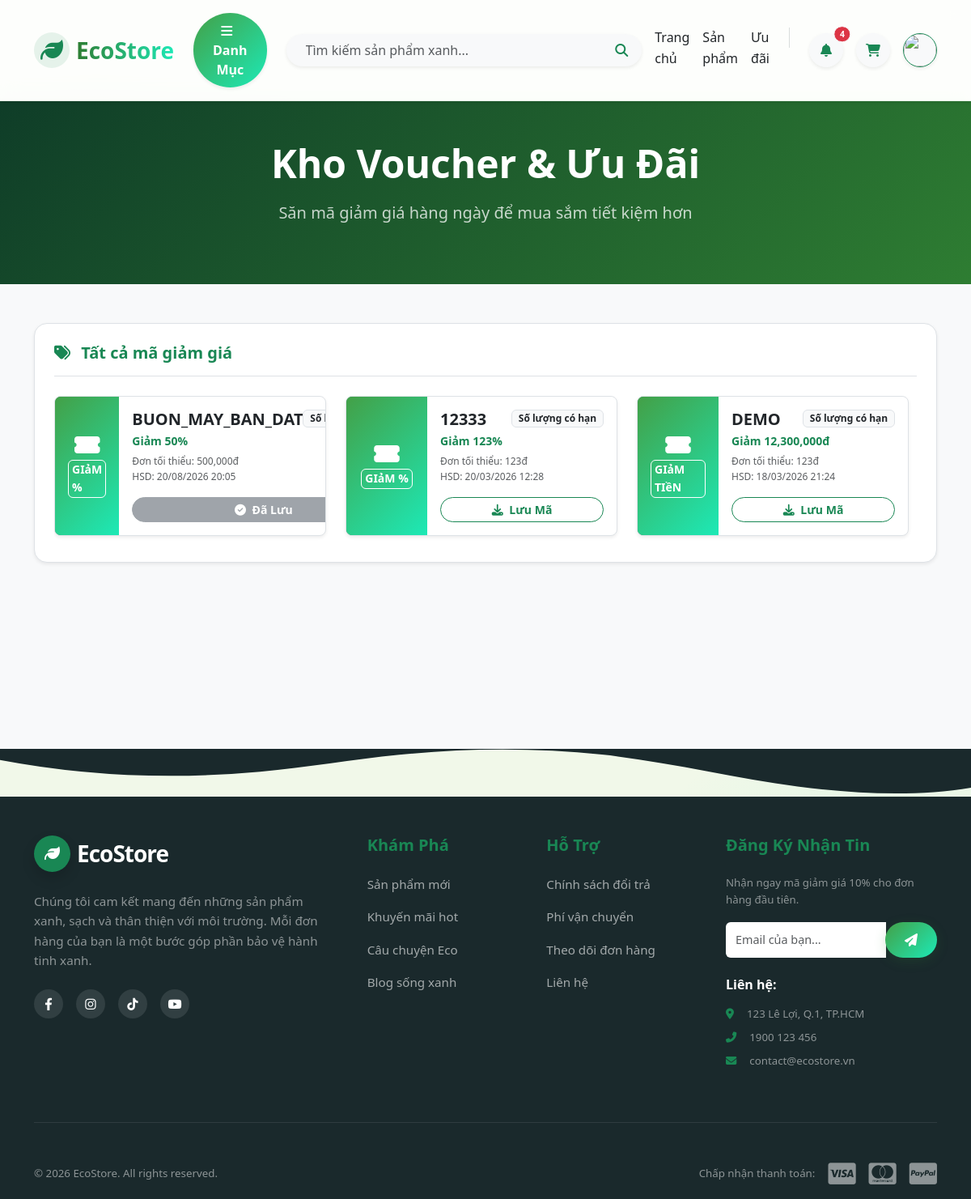
The page /public/offer (signed in) on the database its author committed.
### tables this page shows
CREATE TABLE `coupons` (
  `id` bigint UNSIGNED NOT NULL,
  `code` varchar(100) DEFAULT NULL,
  `type` varchar(50) DEFAULT NULL,
  `value` bigint DEFAULT NULL,
  `min_order_cents` bigint DEFAULT NULL,
  `usage_limit` int DEFAULT NULL,
  `used_count` int DEFAULT '0',
  `starts_at` datetime DEFAULT NULL,
  `ends_at` datetime DEFAULT NULL,
  `applies_to_category_ids` json DEFAULT NULL,
  `created_at` timestamp NULL DEFAULT CURRENT_TIMESTAMP
);

### app/Controllers/Client/OfferController.php (called while the page is built, shortened)
<?php
class OfferController extends Controller {
    public function index() {
        $couponModel = $this->model('Coupon');
        $activeCoupons = $couponModel->getActiveCoupons();
        $savedCouponIds = [];
        if (isset($_SESSION['user_logged_in'])) {
            $userCouponModel = $this->model('UserCoupon');
            $savedCouponIds = $userCouponModel->getSavedCouponIds($_SESSION['user_id']);
        }
        $vouchers = [];
        foreach ($activeCoupons as $c) {
            $isSaved = in_array($c['id'], $savedCouponIds);
            $desc = $c['type'] == 'percent' ? "Giảm {$c['value']}%" : "Giảm " . number_format($c['value']) . "đ";
            $vouchers[] = [
                'id' => $c['id'],
                'code' => $c['code'],
                'type' => $c['type'],
                'desc' => $desc,
                'min' => $c['min_order_cents'],
                'expiry' => date('d/m/Y H:i', strtotime($c['ends_at'])),
                'is_saved' => $isSaved
            ];
        }
        $this->view('client/offers/index', ['vouchers' => $vouchers]);
    }
}

### app/Core/App.php (called while the page is built, shortened)
<?php
class App {
    protected $controller = 'HomeController';
    protected $method = 'index';
    public function __construct() {
        $url = $this->parseUrl();
        if (isset($url[0]) && strtolower($url[0]) == 'admin') {
            array_shift($url);
            $folder = 'Admin';
            $this->controller = 'DashboardController';
            if (isset($url[0])) {
                $controllerName = $this->convertToPascalCase($url[0]) . 'Controller';
                if (file_exists('../app/Controllers/Admin/' . $controllerName . '.php')) {
                    $this->controller = $controllerName;
                    array_shift($url);
                }
            }
        } else {
            $folder = 'Client';
            if (isset($url[0])) {
                $controllerName = $this->convertToPascalCase($url[0]) . 'Controller';
                if (file_exists('../app/Controllers/Client/' . $controllerName . '.php')) {
                    $this->controller = $controllerName;
                    array_shift($url);
                }
            }
        }
        $file = '../app/Controllers/' . $folder . '/' . $this->controller . '.php';
        if (file_exists($file)) {
            $this->controller = new $class;
        } else {
            die("Lỗi 404: Controller '{$this->controller}' không tồn tại.");
        }
        $this->params = $url ? array_values($url) : [];
        call_user_func_array([$this->controller, $this->method], $this->params);
    }
    public function parseUrl() {
        if (isset($_GET['url'])) {
            return explode('/', filter_var(rtrim($_GET['url'], '/'), FILTER_SANITIZE_URL));
        }
        return [];
    }
    private function convertToPascalCase($string) {
        return str_replace(' ', '', ucwords(str_replace('-', ' ', $string)));
    }
}

### public/index.php (called while the page is built, shortened)
<?php
$app = new App();

### app/Core/Database.php (called while the page is built, shortened)
<?php
class Database {
    private static $instance = null;
    private $connection;
    private function __construct() {
        $config = require __DIR__ . '/../../config/database.php';
        $dsn = "mysql:host={$config['host']};dbname={$config['dbname']};charset={$config['charset']}";
        try {
            $this->connection = new PDO($dsn, $config['user'], $config['pass']);
            $this->connection->setAttribute(PDO::ATTR_ERRMODE, PDO::ERRMODE_EXCEPTION);
            $this->connection->setAttribute(PDO::ATTR_DEFAULT_FETCH_MODE, PDO::FETCH_ASSOC);
        } catch (PDOException $e) {
            die("DB Connection Error: " . $e->getMessage());
        }
    }
    public static function getInstance() {
        if (!self::$instance) {
            self::$instance = new Database();
        }
        return self::$instance;
    }
    public function query($sql, $params = []) {
        try {
            $stmt = $this->connection->prepare($sql);
            $stmt->execute($params);
            return $stmt;
        } catch (PDOException $e) {
            die("Lỗi truy vấn SQL: " . $e->getMessage());
        }
    }
    public function fetchAll($sql, $params = []) {
        return $this->query($sql, $params)->fetchAll();
    }
}

### app/Core/Model.php (called while the page is built, shortened)
<?php
abstract class Model {
    public function __construct() {
        $this->db = Database::getInstance();
    }
}

### app/Models/Coupon.php (called while the page is built, shortened)
<?php
class Coupon extends Model {
    protected $table = 'coupons';
    public function getActiveCoupons() {
        $sql = "SELECT * FROM {$this->table} WHERE starts_at <= NOW() AND ends_at >= NOW()";
        return $this->db->fetchAll($sql);
    }
}

### config/database.php (called while the page is built)
<?php
return [
    'host' => $_ENV['DB_HOST'] ?? 'localhost',
    'dbname' => $_ENV['DB_DATABASE'] ?? 'ecostore',
    'user' => $_ENV['DB_USERNAME'] ?? 'root',
    'pass' => $_ENV['DB_PASSWORD'] ?? '',
    'charset' => 'utf8mb4'
];

### app/Models/UserCoupon.php (called while the page is built, shortened)
<?php
class UserCoupon extends Model {
    protected $table = 'user_coupons';
    public function getSavedCouponIds($userId) {
        $sql = "SELECT coupon_id FROM {$this->table} WHERE user_id = ?";
        $result = $this->db->fetchAll($sql, [$userId]);
        return array_column($result, 'coupon_id');
    }
}

### app/Views/client/offers/index.php (the view, shortened to what this page needs)
<?php require_once '../app/Views/layouts/client/header.php'; ?>
<div class="bg-light min-vh-100 pb-5">
    <div class="bg-success py-5 mb-5 text-center text-white position-relative overflow-hidden"
         style="background-image: linear-gradient(135deg, #0f3d28 0%, #2e7d32 100%)">
        <div class="container position-relative z-1">
            <h1 class="fw-bold display-5 mb-3">Kho Voucher & Ưu Đãi</h1>
            <p class="lead opacity-75 mb-4">Săn mã giảm giá hàng ngày để mua sắm tiết kiệm hơn</p>
        </div>
    </div>
    <div class="container">
        <div class="bg-white p-4 rounded-4 shadow-sm border">
            <h5 class="fw-bold text-success mb-4 border-bottom pb-3">
                <i class="fas fa-tags me-2"></i> Tất cả mã giảm giá
            </h5>
            <div class="voucher-scroll-container">
                <div class="row g-4 mb-2">
                    <?php if (!empty($vouchers)): ?>
                        <?php foreach ($vouchers as $v): ?>
                        <div class="col-md-6 col-lg-4">
                            <div class="voucher-ticket d-flex h-100 border rounded-3 overflow-hidden bg-white shadow-sm position-relative">
                                <div class="voucher-left bg-success text-white p-3 d-flex flex-column align-items-center justify-content-center" style="width: 100px; background: linear-gradient(135deg, #43a047 0%, #1de9b6 100%);">
                                    <i class="fas fa-ticket-alt fs-3 mb-1"></i>
                                    <span class="small fw-bold border border-white px-1 rounded"><?= strtoupper($v['type'] == 'percent' ? 'Giảm %' : 'Giảm Tiền') ?></span>
                                </div>
                                <div class="p-3 flex-grow-1 d-flex flex-column">
                                    <div class="d-flex justify-content-between align-items-start mb-1">
                                        <h5 class="fw-bold text-dark mb-0"><?= $v['code'] ?></h5>
                                        <span class="badge bg-light text-dark border">Số lượng có hạn</span>
                                    </div>
                                    <p class="fw-bold text-success mb-1 small"><?= $v['desc'] ?></p>
                                    <p class="text-muted small mb-3 flex-grow-1" style="font-size: 0.75rem;">
                                        Đơn tối thiểu: <?= number_format($v['min']) ?>đ <br> HSD: <?= $v['expiry'] ?>
                                    </p>
                                    <?php if ($v['is_saved']): ?>
                                        <button class="btn btn-secondary btn-sm rounded-pill w-100 fw-bold" disabled>
                                            <i class="fas fa-check-circle me-1"></i> Đã Lưu
                                        </button>
                                    <?php else: ?>
                                        <button class="btn btn-outline-success btn-sm rounded-pill w-100 fw-bold btn-save-coupon" data-id="<?= $v['id'] ?>">
                                            <i class="fas fa-download me-1"></i> Lưu Mã
                                        </button>
                                    <?php endif; ?>
                                </div>
                            </div>
                        </div>
                        <?php endforeach; ?>
                    <?php endif; ?>
                </div>
            </div>
            </div>
    </div>
</div>
<?php require_once '../app/Views/layouts/client/footer.php'; ?>

### public/assets/css/global.css (style rules this page uses)
:root { --eco-primary: #2e7d32; --eco-light: #4caf50; --eco-dark: #1b5e20; --gradient-main: linear-gradient(135deg, #43a047 0%, #1de9b6 100%); --gradient-hover: linear-gradient(135deg, #2e7d32 0%, #00bfa5 100%); --gradient-text: linear-gradient(to right, #2e7d32, #1de9b6); --bg-body: #f1f8e9; --glass-bg: rgba(255, 255, 255, 0.7); --glass-border: rgba(255, 255, 255, 0.5); --glass-shadow: 0 8px 32px 0 rgba(31, 38, 135, 0.1); --font-main: 'Segoe UI', Tahoma, Geneva, Verdana, sans-serif; --radius-card: 16px; --radius-btn: 50px; }
body { font-family: var(--font-main); background-color: var(--bg-body); background-image: radial-gradient(circle at 10% 20%, rgba(46, 125, 50, 0.05) 0%, transparent 20%), radial-gradient(circle at 90% 80%, rgba(29, 233, 182, 0.1) 0%, transparent 20%); color: #333; line-height: 1.6; }

### public/assets/css/home.css (style rules this page uses)
:root { --eco-primary: #198754; --eco-dark: #0f5132; --eco-light: #e8f5e9; --eco-gradient: linear-gradient(135deg, #11998e 0%, #38ef7d 100%); }

### app/Views/client/offers/index.php (style rules this page uses)
.voucher-scroll-container { max-height: 520px; overflow-y: auto; overflow-x: hidden; padding-right: 10px; }

### rows shown on the page
coupons: type "GIảM %", code "BUON_MAY_BAN_DAT", desc "Giảm 50%", min_order_cents "500,000", expiry "20/08/2026 20:05", shows "Đã Lưu"
coupons: type "GIảM %", code "12333", desc "Giảm 123%", min_order_cents "123", expiry "20/03/2026 12:28"
coupons: type "GIảM TIềN", code "DEMO", desc "Giảm 12,300,000đ", min_order_cents "123", expiry "18/03/2026 21:24"

### other values the page prints
$unreadCount "4"
